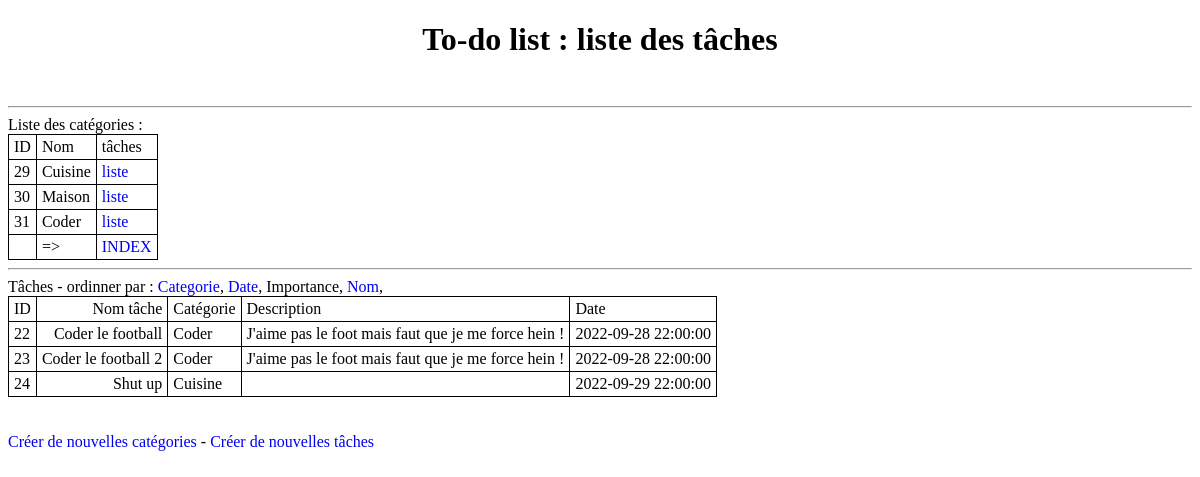
The app's page /?order_by=nom with its own data.
### tables this page shows
CREATE TABLE `categories` (
  `id` int(11) NOT NULL,
  `categorie` varchar(100) NOT NULL
);

CREATE TABLE `taches` (
  `id` int(11) NOT NULL,
  `id_categorie` int(11) NOT NULL,
  `nom_tache` varchar(200) NOT NULL,
  `description` text NOT NULL,
  `date` timestamp NOT NULL DEFAULT current_timestamp() ON UPDATE current_timestamp(),
  `importance` tinyint(4) NOT NULL,
  `complete` tinyint(1) NOT NULL DEFAULT 0
);

### includes/include_index.php (the view, shortened to what this page needs)
<?php
function liste_categories($pdo, $id = NULL)
{
	$liste_categories = '';
	$sql = 'SELECT id, categorie FROM categories';
	$stmt = $pdo->prepare($sql);
	$stmt->execute();
	foreach($stmt->fetchAll() as $no => $row)
	{
		$liste_categories .= '<tr>
		<td>' . $row['id'] . '</td>
		<td>' . $row['categorie'] . '</td>
		<td><a href="?categorie=' . $row['id'] . '">liste</a></td>
		</tr>';
	}
	return $liste_categories;
}
function taches_date($pdo)
{
	$sql_exec = [];
	$where = '';
	$key_order = 'nom';
	$order_array = [
	'date' => 'taches.date',
	'nom' =>'taches.nom_tache',
	'categorie' => 'categories.categorie'
	];
	if(isset($_GET['order_by']))
	{
		if(array_key_exists($_GET['order_by'], $order_array))
		{
			$key_order = $_GET['order_by'];
		}
	}
	$order_by = $order_array[$key_order];
	$sql_q = 'SELECT taches.*, categories.categorie FROM taches'
	. ' LEFT JOIN categories'
	. ' ON categories.id = taches.id_categorie'
	. ' ' . $where
	. ' GROUP BY taches.id'
	. ' ORDER BY ' . $order_by ;
    $sth = $pdo->prepare($sql_q);
	$sth->execute($sql_exec);
	$categories = $sth->fetchAll();
    $desc_taches = '';
	foreach ($categories as $row) {
		$desc_taches .= '<tr>' . PHP_EOL . '
		<td>' . $row['id'].'</td>' . PHP_EOL . '
		<td class="titre_tache">' . $row['nom_tache'].'</td>' . PHP_EOL . '
		<td>' . $row['categorie'] . '</td>' . PHP_EOL . '
		<td>' . $row['description'].'</td>' . PHP_EOL . '
		<td>' . $row['date'] . '</td>' . PHP_EOL . '
		</tr>' . PHP_EOL ;
	}
    return $desc_taches;
}
$liste_categorie = liste_categories($pdo);
?>

### design.css (style rules this page uses)
table, tr, td { border: 1px solid black; border-collapse: collapse; }
tr, td { border: 1px solid black; padding: 3px 5px 3px 5px; }
.titre_tache { text-align: right; }
a { text-decoration: none; }

### records on screen
categories: id "29", categorie "Cuisine"
categories: id "30", categorie "Maison"
categories: id "31", categorie "Coder"
taches: id "22", nom_tache "Coder le football", id_categorie.categorie "Coder", description "J'aime pas le foot mais faut que je me force hein !", date "2022-09-28 22:00:00"
taches: id "23", nom_tache "Coder le football 2", id_categorie.categorie "Coder", description "J'aime pas le foot mais faut que je me force hein !", date "2022-09-28 22:00:00"
taches: id "24", nom_tache "Shut up", id_categorie.categorie "Cuisine", date "2022-09-29 22:00:00"
